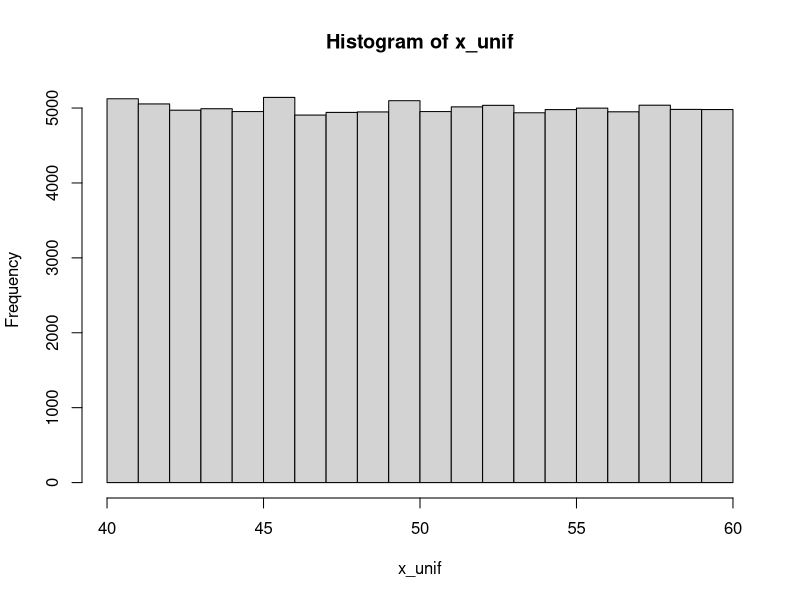
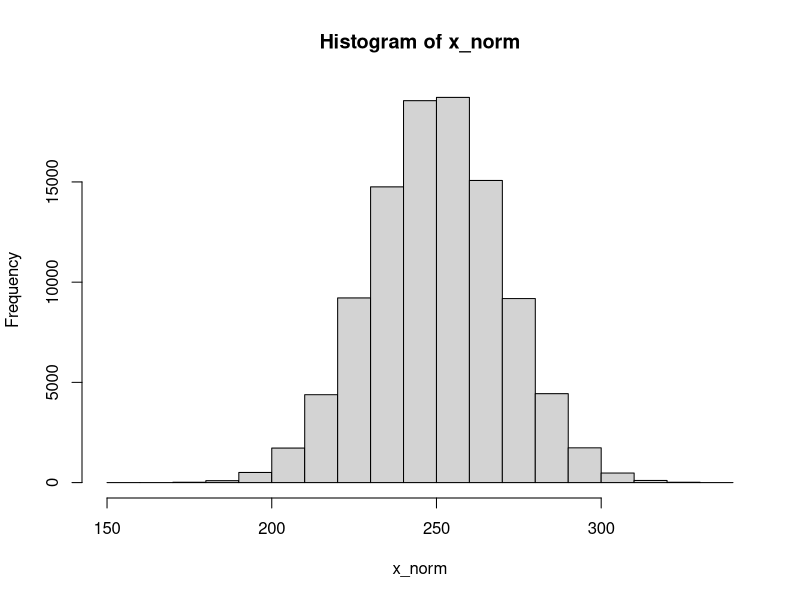

Here is the R script that generated these plots, in order: (Note: this script raises an error after producing the figures.)
## ---- chunk 1
x <- 2
x
## ---- chunk 2
nums <- c(1,45,78)
cities <- c("Zürich", "上海", "Tehrān")
nums
cities
## ---- chunk 3
length(nums)
#如果无后续使用，没必要赋值一个变量；c(...)的计算结果就是一个向量，并直接传给`length()`函数
length(c("Guten Morgen")) 
## ---- chunk 4
cities_1 <- c("Zürich", "上海", "Tehrān")
cities_2 <- c("大阪", "Poznań", "Cairo")

cities <- c(cities_1, cities_2, c("Jyväskylä", "邯郸", "札幌่"))

cities
## ---- chunk 5
x <- c("one", "two", "three", "four", "five", "six", "seven", "eight", "nine")
x[3]
## ---- chunk 6
x[c(2,5,9)] # 第2个，第5个，第9个元素
## ---- chunk 7
x[-c(2,5,9)] # 除了第2个，第5个，第9个以外的元素
## ---- chunk 8
x[c(2,5,9)] <- c("二", "五", "九")
x
## ---- chunk 9
1:10 #从左边的数（包含）到右边的数（包含），即1:10
## ---- chunk 10
x[3:6]
## ---- chunk 11
y <- 7:103
y
## ---- chunk 12
rep(6, 8) # 把6重复8遍；或rep(6, times = 8)
## ---- chunk 13
rep(c(0, 7, 6, 1), 4) # 把(0, 7, 6, 1)重复4遍
## ---- chunk 14
rep(c(0, 7, 6, 1), each = 4) # 把0, 7, 6, 1各重复4遍
## ---- chunk 15
rep(c(0, 7, 6, 1), c(1, 2, 3, 4)) # 把0, 7, 6, 1分别重复1, 2, 3, 4遍
## ---- chunk 16
seq(0, 15, 2.5) # 其实是`seq(from = 0, to = 50, by = 5)`的简写
## ---- chunk 17
 seq(0, 50, length.out = 11) # 其实是`seq(from = 0, to = 50, length.out = 11)`的简写
## ---- chunk 18
x_unif <- runif(100000, 40, 60) # 生成100000个40到60之间，连续均匀分布的的随机数
hist(x_unif) # 画直方图
## ---- chunk 19
x_norm <- rnorm(100000, 250, 20) # 按照平均值为250，标准差为20的正态分布的概率密度函数生成100000个随机数
hist(x_norm) # 画直方图
## ---- chunk 20
x <- vector("numeric")
# 或`vector("integer")`, `vector("character")`等
class(x)
## ---- chunk 21
x <- integer(0)
# 或 x <- integer()
# 或`character(0)`, `numeric(0)`等
class(x)
## ---- chunk 22
x <- c(-10, 5, -89, 999, 84)
list(x = x, `sort(x)` = sort(x), `rank(x)` = rank(x), `order(x)` = order(x), `rev(sort(x))` = rev(sort(x)))
## ---- chunk 23
scores <- c(ochem = 79, math = 66, mcb = 64, blc = 75, bpc = 72)
scores
## ---- chunk 24
scores[c("math", "bpc")] == scores[c(2, 5)]
## ---- chunk 25
x <- c(4, 9, 25)
y <- c(8, 6, 3)
x + y
x * y # 在matlab中这样乘是不行的，要用`.*`，除法也是
sqrt(x)
## ---- chunk 26
class(6) # 6是一个（浮点）数，应为"numeric"
## ---- chunk 27
is.numeric(6)
is.character("6")
## ---- chunk 28
as.integer(c(TRUE, FALSE))
as.character(c(23, 90))
## ---- chunk 29
time_in_sec <- c(29.37, 28.66, 31.32, NA, 27.91, NA)
## ---- chunk 30
class(time_in_sec[4])
## ---- chunk 31
y <- c("a", "b", NA)
class(y[3])
class(NA)
## ---- chunk 32
x <- c("Joe", "Lynne", "Pat")
class(x) # 本应为"character"
class(x) <- c("high_school", "student") # 篡改
class(x) # 新class
## ---- chunk 33
x <- matrix(c(TRUE, FALSE, FALSE, TRUE), ncol = 2)
typeof(x); class(x)
## ---- chunk 34
class(3)
## ---- chunk 35
sqrt(3)^2-3
## ---- chunk 36
3.1e5
## ---- chunk 37
-1.2e-4+1.1e-5
## ---- chunk 38
class(2)
class(2L)
## ---- chunk 39
1:10 #公差为1的整数向量生成器，包含最小值和最大值
class(1:10)
seq(5,50,5) #自定义公差，首项，末项和公差可以不为整数
class(seq(5,50,5)) #因此产生的是一个浮点数向量
seq(5L,50L,5L) #可以强制生成整数
class(seq(5L,50L,5L)) #是整数没错
## ---- chunk 40
x <- list(2L+1L, 2L-1L, 2L*3L, 17L%/%3L, 17L%%3L, 1000L/1L, 3L^4L, sqrt(4L), log(exp(5L)),factorial(5L),sin(0L))
for (num in x){
  print(num)
  print(class(num))
}

y <- c(8L/2L, 2L^3L)
## ---- chunk 41
class(2L+1L)
class(2L-1L)
class(2L*3L)
class(17L%/%3L)
class(17L%%3L)
## ---- chunk 42
class(1000L/1L)
class(3L^4L)
class(sqrt(4L))
class(log(exp(5L)))
class(factorial(5L))
## ---- chunk 43
exp(1)
## ---- chunk 44
log(exp(5))
## ---- chunk 45
log10(1000)
log2(128)
## ---- chunk 46
signif(12.3456789, 4)
## ---- chunk 47
signif(12.3, 8)
## ---- chunk 48
round(12.3456789, 3) # 保留3个小数位
## ---- chunk 49
round(13.5)
## ---- chunk 50
class(ceiling(7.4))
## ---- chunk 51
NA + NA
## ---- chunk 52
class(Inf); class(NaN)
## ---- chunk 53
is.na(NaN)
## ---- chunk 54
knitr::include_graphics("img/graphics/t-distribution.png")
## ---- chunk 55
qt(0.975, df = 12)
## ---- chunk 56
p <- (1-(pt(2.2, df = 15)))*2
p
## ---- chunk 57
qt(0.975,9999999)
## ---- chunk 58
x <- c(2.23,2.24,2.34,2.31,2.35,2.27,2.29,2.26,2.25,2.21,2.29,2.34,2.32)
t.test(x, mu = 2.31)
## ---- chunk 59
x <- c(2.23,2.24,2.34,2.31,2.35,2.27,2.29,2.26,2.25,2.21,2.29,2.34,2.32)

t.test(x, mu = 2.31, alternative = "less") # 检验是否*less* than μ
## ---- chunk 60
x <- c(2.23,2.24,2.34,2.31,2.35,2.27,2.29,2.26,2.25,2.21,2.29,2.34,2.32)
y <- c(2.27,2.29,2.37,2.38,2.39,2.25,2.39,2.16,2.55,2.81,2.19,2.44,2.22)

t.test(x, y)
## ---- chunk 61
t.test(x, y, paired = TRUE)
## ---- chunk 62
expected_probs <- c(0.05, 0.1, 0.15, 0.2, 0.2, 0.3)
## ---- chunk 63
observed_vals <- c(6, 9, 14, 24, 18, 29)
## ---- chunk 64
chisq.test(observed_vals, p = expected_probs) # 参数p是指概率
## ---- chunk 65
chisq.test(observed_vals)
## ---- chunk 66
(社团参与 <- matrix(c(28,36,40,40,32,33,38,29,36), nrow = 3, dimnames = list(c("一年级", "二年级", "三年级"), c("棒球", "足球", "网球"))))
## ---- chunk 67
chisq.test(社团参与)
## ---- chunk 68
#其实还可以更精简，但是为了易读性不得不牺牲一点精简度。
Z <- matrix(rep(rnorm(1000000), 6), nrow = 6)^2

X <- Z^2

Q <- matrix(nrow = 6, ncol = 1000000)

for (i in (1+1):6) {
  Q[1,] = Z[1,]
  Q[i,] = Q[(i-1),] + Z[i,]
}

plot(NULL, xlim=c(0.23,6), ylim = c(0,1),
     main = expression(paste('X ~ ', chi^'2', '(k)')), 
     xlab = "x", 
     ylab= expression(f[k]*'(x)')
    )
colors <- c('blue', 'black', 'red', 'green', 'gray', 'orange')
for (i in 1:6) {
  lines(density(Q[i,]),
        col=colors[i],
        lwd=2)
}
legend('topright',c('k=1','k=2','k=3','k=4','k=5','k=6'),
       fill = colors)
## ---- chunk 69
class(c(TRUE,FALSE,NA))
## ---- chunk 70
x <- 5
x != 3 #x等于5，所以“x不等于3”为真
## ---- chunk 71
7 %in% c(1,4,5,6,7)
## ---- chunk 72
NA == NA
## ---- chunk 73
x <- NA
is.na(x)
## ---- chunk 74
x <- c(2, 1, 6, 5, 4, 9, 7, 3, 10, 8)
x <= 5
## ---- chunk 75
x[c(TRUE, TRUE, FALSE, TRUE, TRUE, FALSE, FALSE, TRUE, FALSE, FALSE)]
## ---- chunk 76
x[x <= 5]
## ---- chunk 77
all(x <= 5); any(x <= 5)
## ---- chunk 78
!(3 < 4) # 这个例子很简单，反义符号意义不大。后面实操的时候才能领略到它的用处。
## ---- chunk 79
vals <- c(TRUE, FALSE, NA) 
names(vals) <- paste('[',as.character(vals),']',sep = '')
outer(vals, vals, "&")
## ---- chunk 80
outer(vals, vals, "|")
## ---- chunk 81
m <- 1:100 # 产生一个[1,2,3,...,99,100]的整数向量。上面讲过。
n <- vector("numeric")
for (i in n) {
  if (i %% 2 == 0) {
    n <- append(n, i^2)
  } else if (i == 51) {
    break
  }
}
n
## ---- chunk 82
logi = TRUE
num <- 1
while (num <= 100) {
  if (logi) {
    num = num + 10 # R 不支持 num += 5的简写
    print(num)
    logi = FALSE
  } else {
    num = num + 20
    print(num)
    logi = TRUE
  }
}

## ---- chunk 83
# 以下代码翻译成英语就是：If 1 + 1 = 2, print "hi". Else, print "bye".
# 或中文：如果一加一等于二，那么印出“hi”，否则印出“bye”.
if (1 + 1 == 2) { # 1 + 1 == 2 的运算结果是TRUE，因此“如果”成真
  print("hi") # 所以会执行`print("hi")`
} else {
  print("bye")
}
## ---- chunk 84
# 代码第一行中的FALSE可以替换成任何计算结果为FALSE的运算，
# 比如1 + 1 == 3；小括号内的计算过程不重要，
# 但运算结果必须为TRUE或FALSE（不可以是NA）
if (FALSE) { 
  print("hi")
} else { # 因为是FALSE，所以`else`里的语句被执行
  print("bye")
}
## ---- chunk 85
if (FALSE) { # 第一个`if`为FALSE
  print("hi")
} else if (FALSE) { # 检查下一个`else if`，也是FALSE
  print("yoo")
} else if (TRUE) { # 再检查下一个`else if`，这次是TRUE
  print("hey") # 所以执行`print("hey")`
} else {
  print("bye") # 而轮不到else
}
## ---- chunk 86
# 以下代码翻译成英文就是: for every element i in c(2, 4, 6, 8): 
# assign i^2 to n, then print n
# 中文：对c(2, 4, 6, 8)`中的每一个元素i：
# 创建一个n使得n等于i的平方，然后印出n
for (i in c(2, 4, 6, 8)) { # i可以是任何你想要的名字，比如num
  n <- i^2 # 如果上一行是 for (num in ..., 这一行就要写成 n <- num^2
  print(n)
}
## ---- chunk 87
x <- vector(mode = "numeric") # 创建一个空的numeric vector
for (m in 1:10) {
  if (m %% 2 == 0) {
    x <- append(x, m)
  }
}

x
## ---- chunk 88
M <- c(1, 2, 3 ,4 ,5)
N <- c(10, 100, 1000)

x <- vector("numeric")
for (m in M) {
  for (n in N) { # 在一个for循环中嵌入另一个for循环
    x <- append(x, m*n)
  }
}

x
## ---- chunk 89
x <- 1
while (x < 10) { # 当x<10的时候，执行大括号内的语句
  print(x)
  x <- x + 3 # 一定要让x的值增加，否则会进入无限循环
}
## ---- chunk 90
for (i in 1:10) {
  if (i == 3) {
    next # 当i == 3时，跳过它，继续（最近的）for循环的下一个回合
  } else if (i == 6) {
    break # 当i == 6时，结束（最近的）for循环
  } 
  print(i) # 只有当if和else if里的检验都为FALSE时，`print(i)`才会执行。
}
## ---- chunk 91
M <- c(1, 2, 3, 4, 5)

x <- vector("numeric")
for (m in M) {
  while (TRUE) { # 原本while(TRUE){}将会是一个无限循环（判定条件永远TRUE）
    x <- append(x, 2*m)
    break # break打破了最近的这个while循环，而不影响for循环。
  }
}

x
## ---- chunk 92
l <- c(1.21, 1.34, -1.45, 1.56, 1.22, 1.10, 1.78, -1.33, 1.71)
## ---- chunk 93
l_1 <- ifelse(l < 0, NA, l)
l_1
## ---- chunk 94
lapply(c(1, 2, 3), function(i) i^2*10)
## ---- chunk 95
lapply(list(5, 6, 7), rnorm, 3, .1)
## ---- chunk 96
lapply(list(5, 6, 7), rnorm, n = 3, .1)
## ---- chunk 97
rapply(list(c(1, 2, 3), list(c(4, 5, 6), list(7, 8, 9))), function(x) x * 10, how = "unlist") # 默认的模式
## ---- chunk 98
rapply(list(c(1, 2, 3), list(c(4, 5, 6), list(c("a", "b", "c")))), function(x) c(x, 1))
## ---- chunk 99
rapply(list(c(1, 2, 3), list(c(4, 5, 6), list(c("a", "b", "c")))), function(x) c(x, 1), how = "list") 
## ---- chunk 100
Map(rnorm, c(5, 6, 7), 3, .1)
## ---- chunk 101
Map(rnorm, c(2, 3, 4), c(1, 10, 100), c(.1, .5, 1))
## ---- chunk 102
mapply(rnorm, 3, c(1, 10, 100), c(.1, .5, 1))
## ---- chunk 103
require(doParallel)
## ---- chunk 104
library(doParallel)
getDoParWorkers() # 查看R当前使用的内核数量；默认应为1
detectCores() # 查看可用内核总数
## ---- chunk 105
registerDoParallel(4) # 设置内核数量
getDoParWorkers() # 再次检查内核数量
## ---- chunk 106
map(list(5, 6, 7), ~ rnorm(3, ., .1))
## ---- chunk 107
x = c(1, 2, 3); y = c(10, 20, 30); z = c(5, 60, 115)
map_dbl(list(x, y, z), mean)
## ---- chunk 108
map2(.x = c(1, 100, 10000), .y = c(.1, 1, 10), ~ rnorm(5, .x, .y))
## ---- chunk 109
pmap(list(mean = c(1, 100, 10000), sd = c(.1, 1, 10)), rnorm, n = 3)
## ---- chunk 110
args <- tibble(mean = c(1, 100, 10000),
               sd = c(.1, 1, 10))
pmap(args, rnorm, 3)
## ---- chunk 111
sample <- c(5.1, 5.2, 4.5, 5.3, 4.3, 5.5, 5.7)
# 根据传统，赋值变量时用`<-`号，赋值函数参数时才用`=`
t.test(x = sample, mu = 4.5)
## ---- chunk 112
"["(c("四川担担面", "武汉热干面", "兰州牛肉面", "北京炸酱面"), 2)
## ---- chunk 113
sum        (
 # 4   
        4 # 我怕不是
,              #疯了
            6
  
  )
## ---- chunk 114
seq(0, 25, l = 11)
## ---- chunk 115
函数名 <- function(参数1, 参数2, ...){
  对参数1和参数2
  进行
  一系列
  一行或者多行
  计算
  return(计算结果)
}
## ---- chunk 116
SE <- function(x) {
  s <- sd(x)
  n <- length(x)
  result <- s/sqrt(n)
  return(result)
}
# 随后，你就可以使用自定义的函数了
SE(c(5,6,5,5,4,5,6,6,5,4,5,3,8)) 
## ---- chunk 117
SE <- function(x) {
  s <- sd(x)
  n <- length(x)
  s/sqrt(n) # 注意不是`result <- s/sqrt(n)`
}
SE(c(5,6,5,5,4,5,6,6,5,4,5,3,8)) 
## ---- chunk 118
# 这是随手写的一个没有意义的函数
myfunc <- function(i){
  k <- 8
  if (i>3) {
    j <- -i
    while(j < 20){
      k <- k + i + j
      j <- j+5
    }
    return(k)
  } else {
    if (i %% 2 == 0) {
      return(5)
    } else return(k*i)
  }
}
myfunc(6)
## ---- chunk 119
sapply(1:5, function(x) x^2)
## ---- chunk 120
'%el%' <- function(x, y) pi*x*y

2 %el% 5
## ---- chunk 121
myfunc <- function(){
  a = 5
  function(){
    b = 10
    return(a*b)
  }
}
# 执行myfunc()的时候，默认结果为最后一句/一行，在这里应为内函数：
myfunc()

# 既然`myfunc()`的结果是一个函数，那么在后面再加上一个括号就是执行内函数了；内函数可以使用外函数中所定义的变量（比如这里使用了外函数的`a = 5`）
myfunc()()
## ---- chunk 122

speak <- function(x){
  x()$speak
}

speak(cat)

## ---- chunk 123
my_func <- function(arg1, arg2 = 100, ...){
  other_args <- list(...)
  print(arg1)
  print(arg2)
  print(other_args)
}

my_func("foo", cities = c("崇阳", "Αθήνα", "つがる"), nums = c(3,4,6))
## ---- chunk 124
calc_v <- function(v, pow = 1, times = 1, add = 0) {
  v ^ pow * times + add
}

calc_l <- function(L, pow = 1, times = 1, add = 0) {
  rapply(L, function(l) l ^ pow * times + add, how = "list")
}

calc <- function(data, ...) {
  if(is.list(data)) {
    calc_l(data, ...) # 即 calc_l(L = data, ...)
  } else if(is.vector(data)) {
    calc_v(data, ...) # 即 calc_v(v = data, ...)
  }
}
## ---- chunk 125
calc(c(1, 2, 3), pow = 2, add = 1)
calc(list(1, 2, list(10, 20)), pow = 2, times = 2)
## ---- chunk 126
sapply
## ---- chunk 127
x <- 5
fun1 <- function() {
  x <- 100
}
fun1()
x
## ---- chunk 128
x <- 5
fun1 <- function() {
  assign("x", 100, envir = .GlobalEnv)
}
fun1()
x
## ---- chunk 129
x <- 5
fun1 <- function() {
  x <<- 100
}
fun1()
x
## ---- chunk 130
n <- 1 # `GlobalEnv`里的`n` = 1

fun1 <- function() {
  n <- 10 # `fun1()`里的`n` = 10
  fun2 <- function() {
    n <- 50 # 赋值`fun2()`里的`n`
    n <<- 100 # 重赋值`fun1()`里的`n`为100
  }
  fun2() # 运行`fun2()`
  return(n) # 返回`fun1()`里的`n`
}

fun1() # 10是否变为100?
n # 是否仍然是1？
## ---- chunk 131
cum = 0
sapply(1:10, FUN = function(x){
  cum <<- cum + x
  cum
})
## ---- chunk 132
x <- vector('numeric')
system.time(
  for (i in 1:50){
    for (j in 1:100) {
      x <- append(x, i*j)
    }
  }
)
## ---- chunk 133
y <- list(1, c("a","あ"), list(1+3i, c(FALSE, NA, TRUE)), 
          data.frame(x = c("阿拉木图", "什切青"), y = c(2, 3)),
          t.test)
y
## ---- chunk 134
y[2] # 使用单方括号，得到的是一个只有一个分量的列表
y[[2]] # 使用双方括号，得到的是一个向量
y[[3]][[2]] # 得到的也是一个向量；父列表的索引在前，子列表的在后
y[[3]] # 这个位置包含两个子列表，因此得到一个有两个分量的列表
y[[3]][[2]][2] # 得到向量时，直接在后面用单方括号
## ---- chunk 135
z <- list(c(1, 3), z2 = c(4, 5, 6), c("a", "b"))
z # `[[2]]`被`$z2`所取代
z$z2 == z[[2]] # `z[[2]]`仍然是可用的，结果和`z$z2`一样
## ---- chunk 136
list(list(1, 2), list(3, 4))
## ---- chunk 137
A <- list("a", 1, TRUE); B <- list(5+8i, NA, 4L)
C1 <- unlist(list(A, B), recursive = FALSE); C2 <- c(A, B)
identical(C1, C2)
## ---- chunk 138
A <- 1:48 
dim(A) <- c(6,8) 
A
## ---- chunk 139
is.array(A)
is.matrix(A)
## ---- chunk 140
attributes(A)
## ---- chunk 141
A[5,3]
## ---- chunk 142
A[3,]
## ---- chunk 143
A[,4]
## ---- chunk 144
dim(A) <- c(2,8,3)
A
## ---- chunk 145
attr(A, "dim") <- c(3,4,2,2)
A
## ---- chunk 146
A[ ,3 , , ] #每个矩阵第3列的数据，即所有第二个维度为3的数值
## ---- chunk 147
B <- runif(90, 0, 1) #从均匀分布中取90个0到1之间的数
dim(B) <- c(6, 5, 3) #注意顺序
B
## ---- chunk 148
dimnames(B) <- list(paste("trial.", 1:6), 
                    c('P. falciparum', 'P. malariae', 'P. ovale', 'P. vivax', 'P. knowlesi'), 
                    c('chloroquine', 'artemisinin', 'doxycycline'))
B
## ---- chunk 149
x <- c(3, 4, 6, 1, NA, 8, 2, 5, NA, 9, 7)
## ---- chunk 150
as.century <- function(x) x%/%100 + 1
## ---- chunk 151
as.century(c(2014, 1990, 1398, 1290, 1880, 2001))
## ---- chunk 152
hour <- function(x) x%/%100
minute <- function(x) x%%100
## ---- chunk 153
times <- c(0512, 0719, 2358, 0501)
hour(times)
minute(times)
## ---- chunk 154
fibon <- function (len = 10) {
  if (len == as.integer(len) & len > 0) { #
    F <- c(1, 1) ## 前两项需要定义
    i <- 3 ## 从第三项开始计算
    while (i <= len) {
      F[i] <- F[i-2] + F[i-1]
      i <- i+1 ## R中不可以使用`i += 1`或者`i++`
    }
    return(F[1:len])
  } else {
    return("请输入一个正整数。")
  }
}
## ---- chunk 155
fibon(10); fibon(-5)
## ---- chunk 156
prime.list <- function(i){
  primeNumbers <- 2L
  for (num in 3:i) {
    isPrime <- TRUE
    for (pnum in primeNumbers) {
      if (pnum > sqrt(num)) {
        break
      } else if (num %% pnum == 0) {
        isPrime <- FALSE
        break
      }
    }
    if (isPrime) {
      primeNumbers <- c(primeNumbers, num)
    }
  }
  return(primeNumbers)
}
## ---- chunk 157
prime.list(100)
## ---- chunk 158
Pet <- function(name = NA, common_name = NA, binomial_name = NA, speak = NA){
  name <- name
  common_name <- common_name
  binomial_name <- binomial_name
  speak <- speak
  greet <- function(time = "not_specified"){
    intro <- paste("I'm a", common_name, "and my name is", name)
    if(time == "morning") print(paste("Good morning,", intro))
    if(time == "afternoon") print(paste("Good afternoon,", intro))
    if(time == "evening") print(paste("Good evening,", intro)) 
    if(time == "not_specified") print(paste("Hi,", intro))
  }
  list(name = name, common_name = common_name, binomial_name = binomial_name, speak = speak, greet = greet)
}


Turtle <- function(name = NA){
  Pet(name, "turtle", "Trachemys scripta elegans") # 实现inheritance # 龟没有叫声
}

Cat <- function(name = NA, sterilized = NA){
  sterilized <- sterilized # 猫可能绝育 # 新增attribute，实现了广义的polymorphism
  PetAaM <- Pet(name, "cat", "Felis catus", "meow")
  CatOnlyAaM <- list(sterilized = sterilized)
  c(PetAaM, CatOnlyAaM)
}

Pigeon <- function(name = NA){
  PetAaM <- Pet(name, "pigeon", "Columba livia", "coo")
}

# 实现了Python语境中的polymorphism
greet <- function(pet, time = "not_specified"){
  pet$greet(time)
}

binomial_name <- function(pet){
  pet$binomial_name
}
## ---- chunk 159
Guoguo <- Pigeon("Guoguo")
Felix <- Cat("Felix", "TRUE")
Kazuya <- Turtle("Kazuya")

str(Guoguo)
str(Kazuya)
str(Felix)
## ---- chunk 160
Felix$binomial_name
Kazuya$greet("afternoon")
## ---- chunk 161
binomial_name(Kazuya)
greet(Guoguo)
## ---- chunk 162
x <- "world"
paste("Hello", x, "Bye", x, sep = "---")
